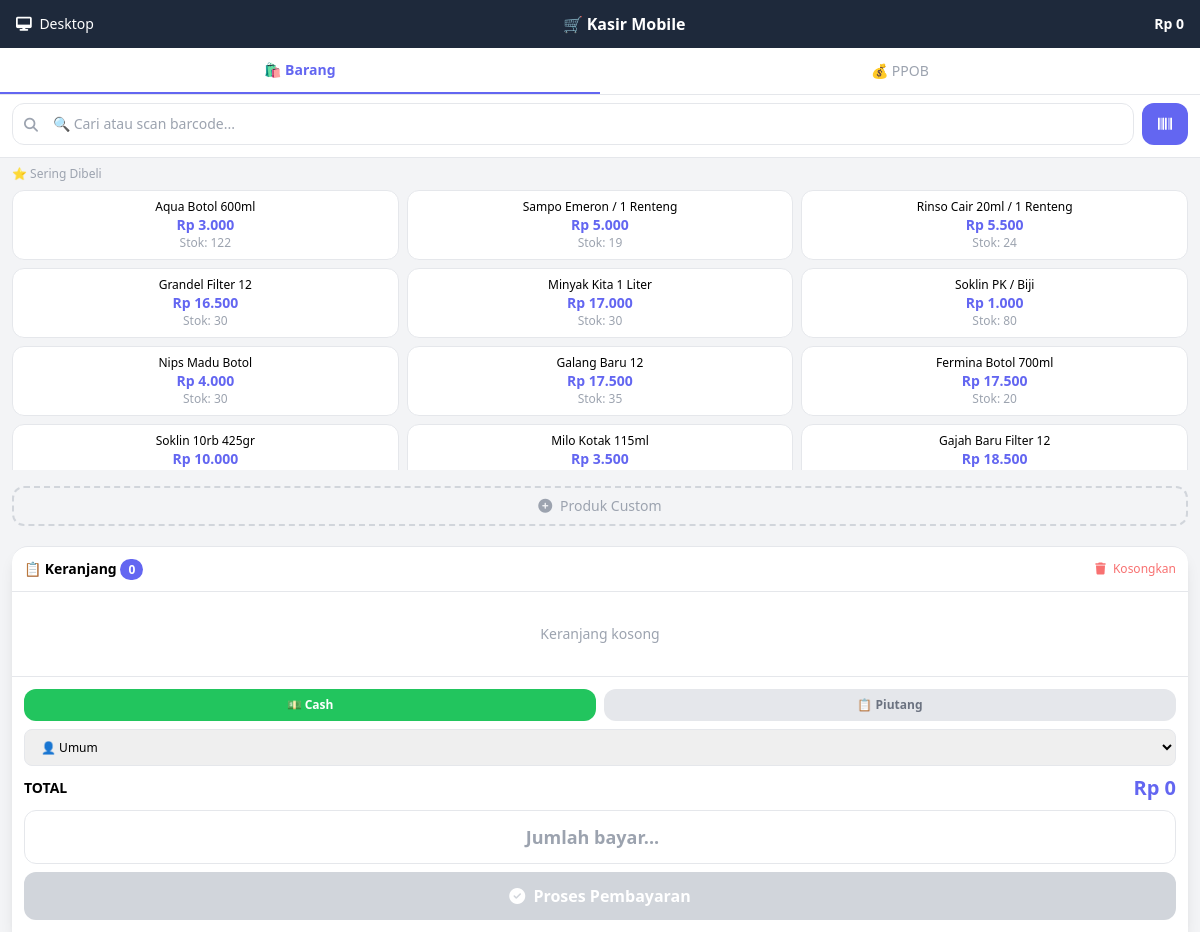
Screenshot of /index.php?page=kasir-mobile (signed in) with the database file from the repository.
### tables this page shows
CREATE TABLE `produk` (
  `id` int(11) NOT NULL AUTO_INCREMENT,
  `kode` varchar(50) NOT NULL,
  `nama` varchar(100) NOT NULL,
  `gambar` varchar(255) DEFAULT NULL,
  `satuan_dasar` varchar(20) NOT NULL DEFAULT 'pcs',
  `harga_beli` decimal(10,2) NOT NULL DEFAULT 0.00,
  `harga_jual` decimal(10,2) NOT NULL DEFAULT 0.00,
  `stok_dasar` int(11) NOT NULL DEFAULT 0,
  `created_at` timestamp NOT NULL DEFAULT current_timestamp(),
  `updated_at` timestamp NOT NULL DEFAULT current_timestamp() ON UPDATE current_timestamp(),
  PRIMARY KEY (`id`),
  UNIQUE KEY `kode` (`kode`)
);

### functions/helper.php (called while the page is built, shortened)
<?php
function rupiah($angka) {
    return 'Rp ' . number_format($angka, 0, ',', '.');
}
?>

### halaman/kasir-mobile.php (the view, shortened to what this page needs)
<!DOCTYPE html>
<html lang="id">
<head>
    <script src="https://cdn.tailwindcss.com"></script>
    <link rel="stylesheet" href="https://cdnjs.cloudflare.com/ajax/libs/font-awesome/6.4.0/css/all.min.css">
</head>
<body class="bg-gray-100 min-h-screen">
<div class="bg-dark text-white px-4 py-3 sticky top-0 z-50">
    <div class="flex items-center justify-between">
        <a href="?page=kasir" class="text-white text-sm"><i class="fas fa-desktop mr-1"></i> Desktop</a>
        <h1 class="font-bold">🛒 Kasir Mobile</h1>
        <span class="text-sm font-bold" id="header-total">Rp 0</span>
    </div>
</div>
<div class="bg-white flex border-b sticky top-12 z-40">
    <button onclick="switchTab('barang')" id="tab-barang" class="tab-btn active flex-1 py-3 text-sm text-center transition">🛍️ Barang</button>
    <button onclick="switchTab('ppob')" id="tab-ppob" class="tab-btn flex-1 py-3 text-sm text-center text-gray-400 transition">💰 PPOB</button>
</div>
<div class="px-3 py-2 bg-white border-b">
    <div class="flex gap-2">
        <div class="relative flex-1">
            <i class="fas fa-search absolute left-3 top-3 text-gray-400 text-sm"></i>
            <input type="text" id="cari-produk" placeholder="🔍 Cari atau scan barcode..."
                   class="w-full pl-10 pr-4 py-2.5 border rounded-xl text-sm focus:ring-2 focus:ring-primary outline-none"
                   oninput="searchProduk(this.value)">
        </div>
        <button onclick="startScanner()" class="px-4 py-2.5 bg-primary text-white rounded-xl text-sm"><i class="fas fa-barcode"></i></button>
    </div>
</div>
<div id="content-barang" class="px-3 py-2">
    <p class="text-xs text-gray-400 font-medium mb-2">⭐ Sering Dibeli</p>
    <div class="grid grid-cols-3 gap-2 produk-grid mb-2" id="fast-moving">
        <?php
        $fast_moving = mysqli_query($conn, "
            SELECT pr.*, COALESCE(SUM(td.qty),0) as total_terjual
            FROM produk pr
            LEFT JOIN transaksi_detail td ON pr.id = td.produk_id
            LEFT JOIN transaksi t ON td.transaksi_id = t.id AND DATE(t.created_at) >= DATE_SUB(CURDATE(), INTERVAL 30 DAY)
            WHERE pr.stok_dasar != 0
            GROUP BY pr.id ORDER BY total_terjual DESC LIMIT 12
        ");
        while($fm = mysqli_fetch_assoc($fast_moving)):
        ?>
        <button onclick="addToCart(<?= $fm['id'] ?>, '<?= addslashes($fm['nama']) ?>', <?= $fm['harga_jual'] ?>, '<?= $fm['satuan_dasar'] ?>', <?= $fm['stok_dasar'] ?>, 1, 'dasar', <?= $fm['harga_beli'] ?>)"
                class="bg-white border rounded-xl p-2 text-center hover:border-primary active:bg-gray-50 transition">
            <p class="text-xs font-medium truncate"><?= $fm['nama'] ?></p>
            <p class="text-sm font-bold text-primary"><?= rupiah($fm['harga_jual']) ?></p>
            <p class="text-xs text-gray-400">Stok: <?= $fm['stok_dasar'] ?></p>
        </button>
        <?php endwhile; ?>
    </div>
    <button onclick="showCustomProduk()" class="w-full mt-2 py-2 border-2 border-dashed border-gray-300 rounded-xl text-gray-400 text-sm hover:border-primary hover:text-primary transition">
        <i class="fas fa-plus-circle mr-1"></i> Produk Custom
    </button>
</div>
<div class="bg-white border-t mx-3 mt-3 rounded-t-2xl shadow-lg">
    <div class="p-3 flex items-center justify-between border-b">
        <h3 class="font-bold text-sm">📋 Keranjang <span id="count-keranjang" class="bg-primary text-white px-2 py-0.5 rounded-full text-xs">0</span></h3>
        <button onclick="clearCart()" class="text-xs text-red-400"><i class="fas fa-trash mr-1"></i> Kosongkan</button>
    </div>
    <div class="keranjang-area px-3" id="keranjang-container">
        <div id="keranjang-kosong" class="text-center py-8 text-gray-400 text-sm">Keranjang kosong</div>
    </div>
    <div class="p-3 border-t space-y-2">
        <div class="flex gap-2">
            <button id="metode-cash-m" onclick="setMetode('cash')" class="flex-1 py-2 rounded-xl text-xs font-bold bg-green-500 text-white transition">💵 Cash</button>
            <button id="metode-piutang-m" onclick="setMetode('piutang')" class="flex-1 py-2 rounded-xl text-xs font-bold bg-gray-200 text-gray-500 transition">📋 Piutang</button>
        </div>
        <div>
            <select id="pelanggan-select" class="w-full px-3 py-2 border rounded-lg text-xs" onchange="updatePelanggan()">
                <option value="">👤 Umum</option>
            </select>
        </div>
        <div class="flex justify-between items-center">
            <span class="font-bold text-sm">TOTAL</span>
            <span class="text-xl font-bold text-primary" id="grand-total">Rp 0</span>
        </div>
        <div id="input-bayar-area-m">
            <input type="number" id="input-bayar" placeholder="Jumlah bayar..."
                   class="w-full px-4 py-3 border rounded-xl text-lg font-bold text-center focus:ring-2 focus:ring-primary outline-none"
                   onkeyup="hitungKembalian()">
        </div>
        <button id="btn-bayar" onclick="prosesPembayaran()" disabled
                class="w-full bg-green-500 text-white py-3 rounded-xl font-bold hover:bg-green-600 disabled:bg-gray-300 disabled:cursor-not-allowed transition">
            <i class="fas fa-check-circle mr-1"></i> Proses Pembayaran
        </button>
    </div>
</div>
</body>
</html>

### halaman/kasir-mobile.php (style rules this page uses)
* { -webkit-tap-highlight-color: transparent; }
.produk-grid { max-height: 35vh; overflow-y: auto; }
.keranjang-area { max-height: 35vh; overflow-y: auto; }
.tab-btn.active { border-bottom: 2px solid #6366f1; color: #6366f1; font-weight: 600; }

### rows the page displays
produk: nama "Aqua Botol 600ml", harga_jual "Rp 3.000", stok_dasar "122"
produk: nama "Sampo Emeron / 1 Renteng", harga_jual "Rp 5.000", stok_dasar "19"
produk: nama "Rinso Cair 20ml / 1 Renteng", harga_jual "Rp 5.500", stok_dasar "24"
produk: nama "Grandel Filter 12", harga_jual "Rp 16.500", stok_dasar "30"
produk: nama "Minyak Kita 1 Liter", harga_jual "Rp 17.000", stok_dasar "30"
produk: nama "Soklin PK / Biji", harga_jual "Rp 1.000", stok_dasar "80"
produk: nama "Nips Madu Botol", harga_jual "Rp 4.000", stok_dasar "30"
produk: nama "Galang Baru 12", harga_jual "Rp 17.500", stok_dasar "35"
produk: nama "Fermina Botol 700ml", harga_jual "Rp 17.500", stok_dasar "20"
produk: nama "Soklin 10rb 425gr", harga_jual "Rp 10.000"
produk: nama "Milo Kotak 115ml", harga_jual "Rp 3.500"
produk: nama "Gajah Baru Filter 12", harga_jual "Rp 18.500"
